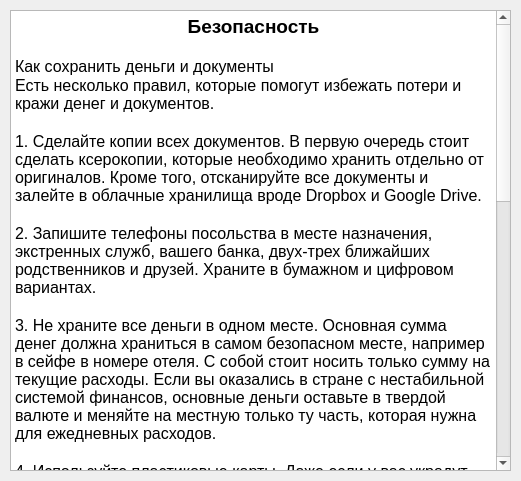
<?xml version="1.0" encoding="UTF-8"?>
<ui version="4.0">
 <class>Fifth_sub_menu_widget</class>
 <widget class="QWidget" name="Fifth_sub_menu_widget">
  <property name="geometry">
   <rect>
    <x>0</x>
    <y>0</y>
    <width>521</width>
    <height>481</height>
   </rect>
  </property>
  <property name="windowTitle">
   <string>Form</string>
  </property>
  <widget class="QTextBrowser" name="textBrowser">
   <property name="geometry">
    <rect>
     <x>10</x>
     <y>10</y>
     <width>501</width>
     <height>461</height>
    </rect>
   </property>
   <property name="html">
    <string>&lt;!DOCTYPE HTML PUBLIC &quot;-//W3C//DTD HTML 4.0//EN&quot; &quot;http://www.w3.org/TR/REC-html40/strict.dtd&quot;&gt;
&lt;html&gt;&lt;head&gt;&lt;meta name=&quot;qrichtext&quot; content=&quot;1&quot; /&gt;&lt;style type=&quot;text/css&quot;&gt;
p, li { white-space: pre-wrap; }
&lt;/style&gt;&lt;/head&gt;&lt;body style=&quot; font-family:'MS Shell Dlg 2'; font-size:8.25pt; font-weight:400; font-style:normal;&quot;&gt;
&lt;p align=&quot;center&quot; style=&quot; margin-top:0px; margin-bottom:0px; margin-left:0px; margin-right:0px; -qt-block-indent:0; text-indent:0px;&quot;&gt;&lt;span style=&quot; font-size:14pt; font-weight:600;&quot;&gt;Безопасность&lt;/span&gt;&lt;/p&gt;
&lt;p style=&quot;-qt-paragraph-type:empty; margin-top:0px; margin-bottom:0px; margin-left:0px; margin-right:0px; -qt-block-indent:0; text-indent:0px; font-size:12pt;&quot;&gt;&lt;br /&gt;&lt;/p&gt;
&lt;p style=&quot; margin-top:0px; margin-bottom:0px; margin-left:0px; margin-right:0px; -qt-block-indent:0; text-indent:0px;&quot;&gt;&lt;span style=&quot; font-size:12pt;&quot;&gt;Как сохранить деньги и документы&lt;/span&gt;&lt;/p&gt;
&lt;p style=&quot; margin-top:0px; margin-bottom:0px; margin-left:0px; margin-right:0px; -qt-block-indent:0; text-indent:0px;&quot;&gt;&lt;span style=&quot; font-size:12pt;&quot;&gt;Есть несколько правил, которые помогут избежать потери и кражи денег и документов.&lt;/span&gt;&lt;/p&gt;
&lt;p style=&quot;-qt-paragraph-type:empty; margin-top:0px; margin-bottom:0px; margin-left:0px; margin-right:0px; -qt-block-indent:0; text-indent:0px; font-size:12pt;&quot;&gt;&lt;br /&gt;&lt;/p&gt;
&lt;p style=&quot; margin-top:0px; margin-bottom:0px; margin-left:0px; margin-right:0px; -qt-block-indent:0; text-indent:0px;&quot;&gt;&lt;span style=&quot; font-size:12pt;&quot;&gt;1. Сделайте копии всех документов. В первую очередь стоит сделать ксерокопии, которые необходимо хранить отдельно от оригиналов. Кроме того, отсканируйте все документы и залейте в облачные хранилища вроде Dropbox и Google Drive.&lt;/span&gt;&lt;/p&gt;
&lt;p style=&quot;-qt-paragraph-type:empty; margin-top:0px; margin-bottom:0px; margin-left:0px; margin-right:0px; -qt-block-indent:0; text-indent:0px; font-size:12pt;&quot;&gt;&lt;br /&gt;&lt;/p&gt;
&lt;p style=&quot; margin-top:0px; margin-bottom:0px; margin-left:0px; margin-right:0px; -qt-block-indent:0; text-indent:0px;&quot;&gt;&lt;span style=&quot; font-size:12pt;&quot;&gt;2. Запишите телефоны посольства в месте назначения, экстренных служб, вашего банка, двух-трех ближайших родственников и друзей. Храните в бумажном и цифровом вариантах.&lt;/span&gt;&lt;/p&gt;
&lt;p style=&quot;-qt-paragraph-type:empty; margin-top:0px; margin-bottom:0px; margin-left:0px; margin-right:0px; -qt-block-indent:0; text-indent:0px; font-size:12pt;&quot;&gt;&lt;br /&gt;&lt;/p&gt;
&lt;p style=&quot; margin-top:0px; margin-bottom:0px; margin-left:0px; margin-right:0px; -qt-block-indent:0; text-indent:0px;&quot;&gt;&lt;span style=&quot; font-size:12pt;&quot;&gt;3. Не храните все деньги в одном месте. Основная сумма денег должна храниться в самом безопасном месте, например в сейфе в номере отеля. С собой стоит носить только сумму на текущие расходы. Если вы оказались в стране с нестабильной системой финансов, основные деньги оставьте в твердой валюте и меняйте на местную только ту часть, которая нужна для ежедневных расходов.&lt;/span&gt;&lt;/p&gt;
&lt;p style=&quot;-qt-paragraph-type:empty; margin-top:0px; margin-bottom:0px; margin-left:0px; margin-right:0px; -qt-block-indent:0; text-indent:0px; font-size:12pt;&quot;&gt;&lt;br /&gt;&lt;/p&gt;
&lt;p style=&quot; margin-top:0px; margin-bottom:0px; margin-left:0px; margin-right:0px; -qt-block-indent:0; text-indent:0px;&quot;&gt;&lt;span style=&quot; font-size:12pt;&quot;&gt;4. Используйте пластиковые карты. Даже если у вас украдут карту, вы всегда можете быстро ее заблокировать и восстановить. Но при снятии денег стоит соблюдать правила безопасности: не снимать деньги в безлюдных местах, не сообщать свой пин-код, включить SMS-уведомления об операциях.&lt;/span&gt;&lt;/p&gt;
&lt;p style=&quot;-qt-paragraph-type:empty; margin-top:0px; margin-bottom:0px; margin-left:0px; margin-right:0px; -qt-block-indent:0; text-indent:0px; font-size:12pt;&quot;&gt;&lt;br /&gt;&lt;/p&gt;
&lt;p style=&quot; margin-top:0px; margin-bottom:0px; margin-left:0px; margin-right:0px; -qt-block-indent:0; text-indent:0px;&quot;&gt;&lt;span style=&quot; font-size:12pt;&quot;&gt;5. Соблюдайте правила безопасности. Наличные и карты лучше хранить во внутренних карманах и нательных сумках. Несмотря на расслабляющую атмосферу, не стоит всецело доверять новым знакомым, особенно если они навязчивы.&lt;/span&gt;&lt;/p&gt;
&lt;p style=&quot;-qt-paragraph-type:empty; margin-top:0px; margin-bottom:0px; margin-left:0px; margin-right:0px; -qt-block-indent:0; text-indent:0px; font-size:12pt;&quot;&gt;&lt;br /&gt;&lt;/p&gt;
&lt;p style=&quot; margin-top:0px; margin-bottom:0px; margin-left:0px; margin-right:0px; -qt-block-indent:0; text-indent:0px;&quot;&gt;&lt;span style=&quot; font-size:12pt;&quot;&gt;6. Если вы путешествуете с дорогой камерой, лучше всего сделать ее «потертой». Состарить свое оборудование можно с помощью скотча и пластыря — на такой «неисправный» аппарат позарится меньше воров. Кроме того, лучше взять потертый старый чехол для камеры и объективов.&lt;/span&gt;&lt;/p&gt;
&lt;p style=&quot;-qt-paragraph-type:empty; margin-top:0px; margin-bottom:0px; margin-left:0px; margin-right:0px; -qt-block-indent:0; text-indent:0px; font-size:12pt;&quot;&gt;&lt;br /&gt;&lt;/p&gt;
&lt;p style=&quot; margin-top:0px; margin-bottom:0px; margin-left:0px; margin-right:0px; -qt-block-indent:0; text-indent:0px;&quot;&gt;&lt;span style=&quot; font-size:12pt;&quot;&gt;Что делать, если у вас украли деньги и документы&lt;/span&gt;&lt;/p&gt;
&lt;p style=&quot; margin-top:0px; margin-bottom:0px; margin-left:0px; margin-right:0px; -qt-block-indent:0; text-indent:0px;&quot;&gt;&lt;span style=&quot; font-size:12pt;&quot;&gt;1. Сразу же обратитесь в консульство, там вам дадут консультации о дальнейших действиях — стоит ли обращаться в полицию и госорганы.&lt;/span&gt;&lt;/p&gt;
&lt;p style=&quot;-qt-paragraph-type:empty; margin-top:0px; margin-bottom:0px; margin-left:0px; margin-right:0px; -qt-block-indent:0; text-indent:0px; font-size:12pt;&quot;&gt;&lt;br /&gt;&lt;/p&gt;
&lt;p style=&quot; margin-top:0px; margin-bottom:0px; margin-left:0px; margin-right:0px; -qt-block-indent:0; text-indent:0px;&quot;&gt;&lt;span style=&quot; font-size:12pt;&quot;&gt;2. Сканы документов пригодятся для подтверждения личности, нахождения за границей и последующего выезда.&lt;/span&gt;&lt;/p&gt;
&lt;p style=&quot;-qt-paragraph-type:empty; margin-top:0px; margin-bottom:0px; margin-left:0px; margin-right:0px; -qt-block-indent:0; text-indent:0px; font-size:12pt;&quot;&gt;&lt;br /&gt;&lt;/p&gt;
&lt;p style=&quot; margin-top:0px; margin-bottom:0px; margin-left:0px; margin-right:0px; -qt-block-indent:0; text-indent:0px;&quot;&gt;&lt;span style=&quot; font-size:12pt;&quot;&gt;3. Если украли деньги, обратитесь в дипломатическое представительство своей страны. Там вам помогут связаться с родственниками и перевести нужную сумму.&lt;/span&gt;&lt;/p&gt;
&lt;p style=&quot;-qt-paragraph-type:empty; margin-top:0px; margin-bottom:0px; margin-left:0px; margin-right:0px; -qt-block-indent:0; text-indent:0px; font-size:12pt;&quot;&gt;&lt;br /&gt;&lt;/p&gt;
&lt;p style=&quot; margin-top:0px; margin-bottom:0px; margin-left:0px; margin-right:0px; -qt-block-indent:0; text-indent:0px;&quot;&gt;&lt;span style=&quot; font-size:12pt;&quot;&gt;4. Если потеряна кредитная карта, как можно быстрее свяжитесь с банком и заблокируйте ее. Дальнейшие инструкции вы получите от сотрудника банка. Если ваш банк поддерживает срочный выпуск карт, вы сможете без проблем продолжить свой отдых.&lt;/span&gt;&lt;/p&gt;
&lt;p style=&quot; margin-top:0px; margin-bottom:0px; margin-left:0px; margin-right:0px; -qt-block-indent:0; text-indent:0px;&quot;&gt;&lt;span style=&quot; font-size:12pt;&quot;&gt;Счастливого пути!&lt;/span&gt;&lt;/p&gt;&lt;/body&gt;&lt;/html&gt;</string>
   </property>
  </widget>
 </widget>
 <resources/>
 <connections/>
</ui>
